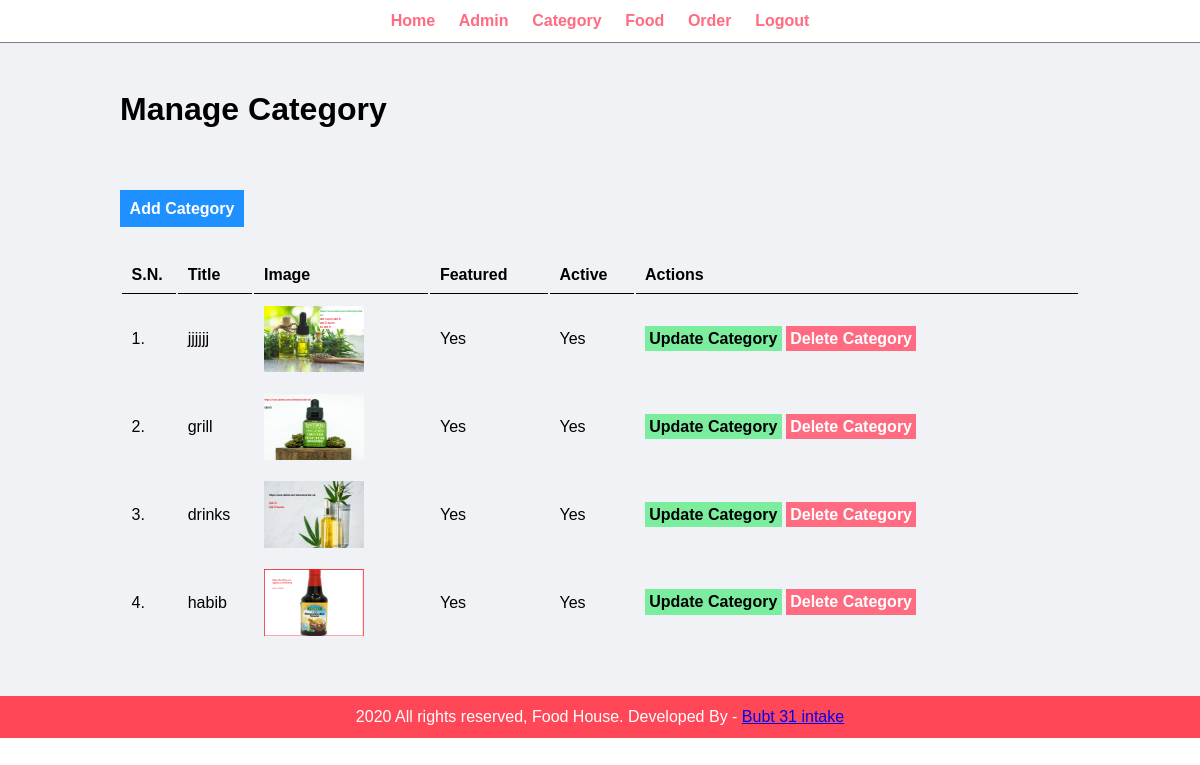
The app's page /admin/manage-category.php (signed in) with its own data.
### tables this page shows
CREATE TABLE `tbl_category` (
  `id` int(10) UNSIGNED NOT NULL,
  `title` varchar(100) NOT NULL,
  `image_name` varchar(255) NOT NULL,
  `featured` varchar(10) NOT NULL,
  `active` varchar(10) NOT NULL
);

### admin/manage-category.php (the view, shortened to what this page needs)
<?php include('partials/menu.php'); ?>
<div class="main-content">
    <div class="wrapper">
        <h1>Manage Category</h1>
        <br /><br />
        <br><br>
                <a href="<?php echo SITEURL; ?>admin/add-category.php" class="btn-primary">Add Category</a>
                <br /><br /><br />
                <table class="tbl-full">
                    <tr>
                        <th>S.N.</th>
                        <th>Title</th>
                        <th>Image</th>
                        <th>Featured</th>
                        <th>Active</th>
                        <th>Actions</th>
                    </tr>
                    <?php
                        $sql = "SELECT * FROM tbl_category";
                        $res = mysqli_query($conn, $sql);
                        $count = mysqli_num_rows($res);
                        $sn=1;
                        if($count>0)
                        {
                            while($row=mysqli_fetch_assoc($res))
                            {
                                $id = $row['id'];
                                $title = $row['title'];
                                $image_name = $row['image_name'];
                                $featured = $row['featured'];
                                $active = $row['active'];
                                ?>
                                    <tr>
                                        <td><?php echo $sn++; ?>. </td>
                                        <td><?php echo $title; ?></td>
                                        <td>
                                            <?php
                                                if($image_name!="")
                                                {
                                                    ?>
                                                    <img src="<?php echo SITEURL; ?>images/category/<?php echo $image_name; ?>" width="100px" >
                                                    <?php
                                                }
                                                else
                                                {
                                                    echo "<div class='error'>Image not Added.</div>";
                                                }
                                            ?>
                                        </td>
                                        <td><?php echo $featured; ?></td>
                                        <td><?php echo $active; ?></td>
                                        <td>
                                            <a href="<?php echo SITEURL; ?>admin/update-category.php?id=<?php echo $id; ?>" class="btn-secondary">Update Category</a>
                                            <a href="<?php echo SITEURL; ?>admin/delete-category.php?id=<?php echo $id; ?>&image_name=<?php echo $image_name; ?>" class="btn-danger">Delete Category</a>
                                        </td>
                                    </tr>
                                <?php
                            }
                        }
                        else
                        {
                            ?>
                            <tr>
                                <td colspan="6"><div class="error">No Category Added.</div></td>
                            </tr>
                            <?php
                        }
                    ?>
                </table>
    </div>
</div>
<?php include('partials/footer.php'); ?>

### admin/partials/menu.php (shortened to what this page needs)
<html>
    <head>
        <link rel="stylesheet" href="../css/admin.css">
    </head>
    <body>
        <div class="menu text-center">
            <div class="wrapper">
                <ul>
                    <li><a href="index.php">Home</a></li>
                    <li><a href="manage-admin.php">Admin</a></li>
                    <li><a href="manage-category.php">Category</a></li>
                    <li><a href="manage-food.php">Food</a></li>
                    <li><a href="manage-order.php">Order</a></li>
                    <li><a href="logout.php">Logout</a></li>
                </ul>
            </div>
        </div>

### admin/partials/footer.php
<div class="footer">
            <div class="wrapper">
                <p class="text-center">2020 All rights reserved, Food House. Developed By - <a href="#"> Bubt 31 intake</a></p>
            </div>
        </div>
    </body>
</html>

### css/admin.css (style rules this page uses)
* { margin: 0; padding: 0; font-family: Arial, Helvetica, sans-serif; }
.wrapper { padding: 1%; width: 80%; margin: 0 auto; }
.text-center { text-align: center; }
.tbl-full { width: 100%; }
table tr th { border-bottom: 1px solid black; padding: 1%; text-align: left; }
table tr td { padding: 1%; }
.btn-primary { background-color: #1e90ff; padding: 1%; color: white; text-decoration: none; font-weight: bold; }
.btn-secondary { background-color: #7bed9f; padding: 1%; color: black; text-decoration: none; font-weight: bold; }
.btn-danger { background-color: #ff6b81; padding: 1%; color: white; text-decoration: none; font-weight: bold; }
.menu { border-bottom: 1px solid grey; }
.menu ul { list-style-type: none; }
.menu ul li { display: inline; padding: 1%; }
.menu ul li a { text-decoration: none; font-weight: bold; color: #ff6b81; }
.main-content { background-color: #f1f2f6; padding: 3% 0; }
.footer { background-color: #ff4757; color: white; }

### records on screen
tbl_category: title "jjjjjj", image_name (picture), featured "Yes", active "Yes"
tbl_category: title "grill", image_name (picture), featured "Yes", active "Yes"
tbl_category: title "drinks", image_name (picture), featured "Yes", active "Yes"
tbl_category: title "habib", image_name (picture), featured "Yes", active "Yes"
